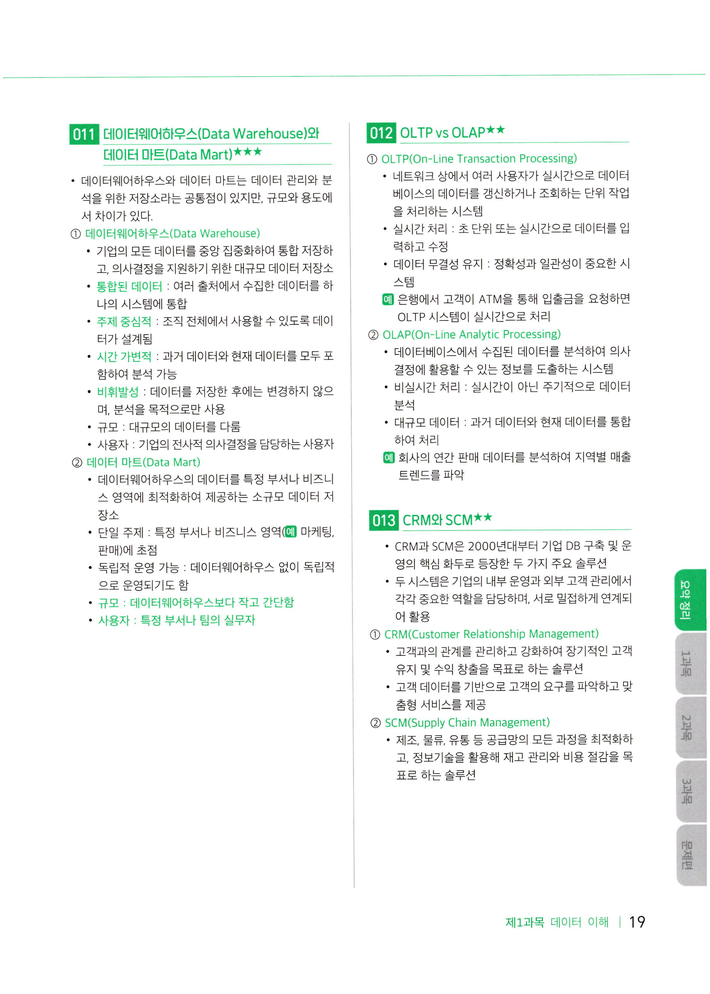
#> input picture k_001/ADsP_김계철_페이지_019.png, 710 x 994 px, shrunk from 2898 x 4060 before the run
$ python -i improved_ocr.py   (imports and definitions only)
#> lines starting #> are read from the running program, lines starting #| are printed output that depends on the picture; after the words box and inside, x2 and y2 are one past the last pixel; in counts of white or black regions, pixels touching at a corner belong together
import os
import cv2
import numpy as np
from PIL import Image
import pytesseract

# Tesseract 경로 설정
pytesseract.pytesseract.tesseract_cmd = r'C:\Program Files\Tesseract-OCR\tesseract.exe'

def preprocess_image(image_path):
    """이미지 전처리를 수행합니다."""
#> called with image_path = 'k_001/ADsP_김계철_페이지_019.png'
    try:
        # OpenCV로 이미지 읽기
        image = cv2.imread(image_path)
#> image is the input picture: shape (994, 710, 3); mean B, G, R 244.7, 246.2, 243.7

        # 그레이스케일 변환
        gray = cv2.cvtColor(image, cv2.COLOR_BGR2GRAY)
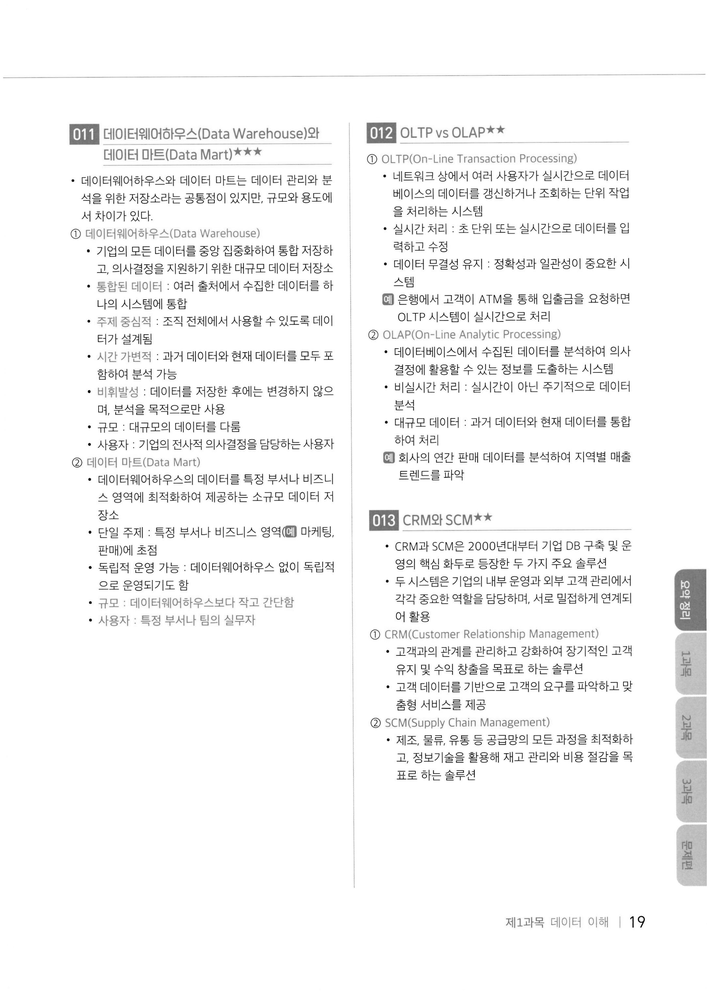
#> gray: shape (994, 710); min 0, max 255, mean 245.3

        # 노이즈 제거
        denoised = cv2.fastNlMeansDenoising(gray)

        # 이진화
        _, binary = cv2.threshold(denoised, 0, 255, cv2.THRESH_BINARY + cv2.THRESH_OTSU)
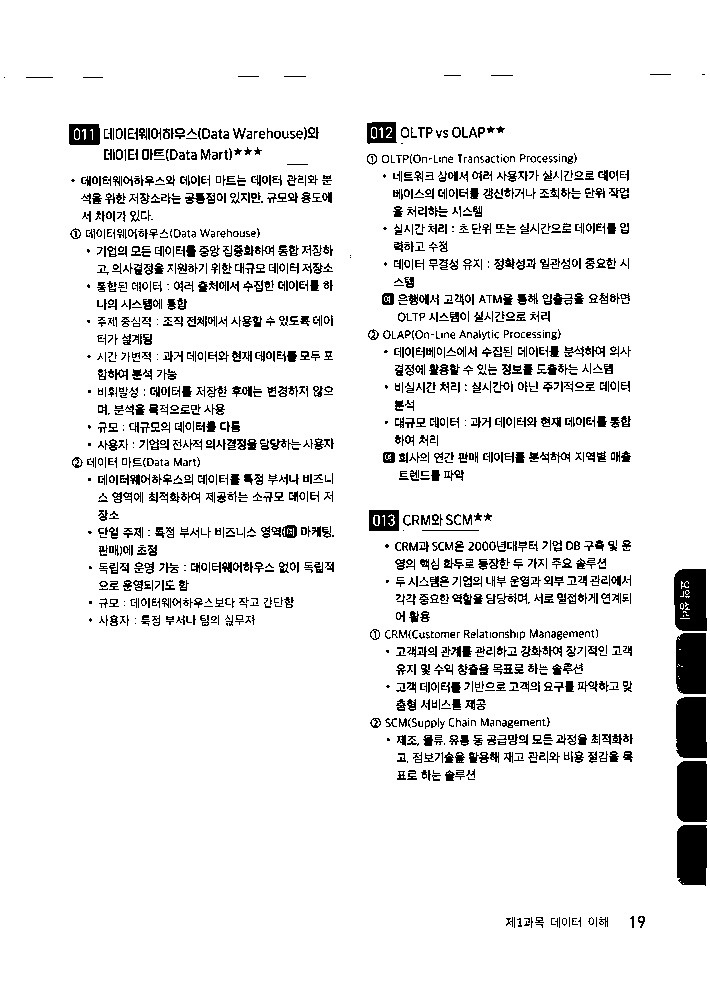
#> binary: shape (994, 710); 92% white; 1655 black regions (714 under 20 px), largest, box (x1, y1, x2, y2) and area: (674, 569, 707, 631) 1820, (676, 697, 707, 758) 1796, (677, 761, 707, 822) 1793

        # 모폴로지 연산으로 텍스트 선명화
        kernel = np.ones((1, 1), np.uint8)
        processed = cv2.morphologyEx(binary, cv2.MORPH_CLOSE, kernel)

        return processed
    except Exception as e:
        print(f"이미지 전처리 오류: {e}")
        return None

def extract_text_with_preprocessing(image_path):
    """전처리된 이미지에서 텍스트를 추출합니다."""
    try:
        # 이미지 전처리
        processed_image = preprocess_image(image_path)

        if processed_image is None:
            # 전처리 실패시 원본 이미지 사용
            image = Image.open(image_path)
            text = pytesseract.image_to_string(image, lang='kor+eng', config='--psm 6')
        else:
            # 전처리된 이미지로 OCR 수행
            text = pytesseract.image_to_string(processed_image, lang='kor+eng', config='--psm 6')

        return text
    except Exception as e:
        return f"오류 발생: {str(e)}"

def process_all_pages_improved():
    """개선된 OCR로 16-72페이지의 모든 이미지를 처리합니다."""
    folder_path = "ADsP_Y/ADsP_Y"
    all_text = ""

    for page_num in range(16, 73):  # 16부터 72까지
        page_str = f"{page_num:03d}"
        image_path = os.path.join(folder_path, f"ADsP_윤종식_페이지_{page_str}.png")

        print(f"처리 중: 페이지 {page_num}")

        if os.path.exists(image_path):
            text = extract_text_with_preprocessing(image_path)
            all_text += f"\n\n{'='*60}\n"
            all_text += f"페이지 {page_num}\n"
            all_text += f"{'='*60}\n\n"
            all_text += text
            print(f"페이지 {page_num} 완료 - 텍스트 길이: {len(text)}")
        else:
            print(f"파일이 존재하지 않음: {image_path}")

    return all_text

# [16 lines not run here, left out]

>>> result = preprocess_image('k_001/ADsP_김계철_페이지_019.png')

$ run again, on k_001/ADsP_김계철_페이지_024.png
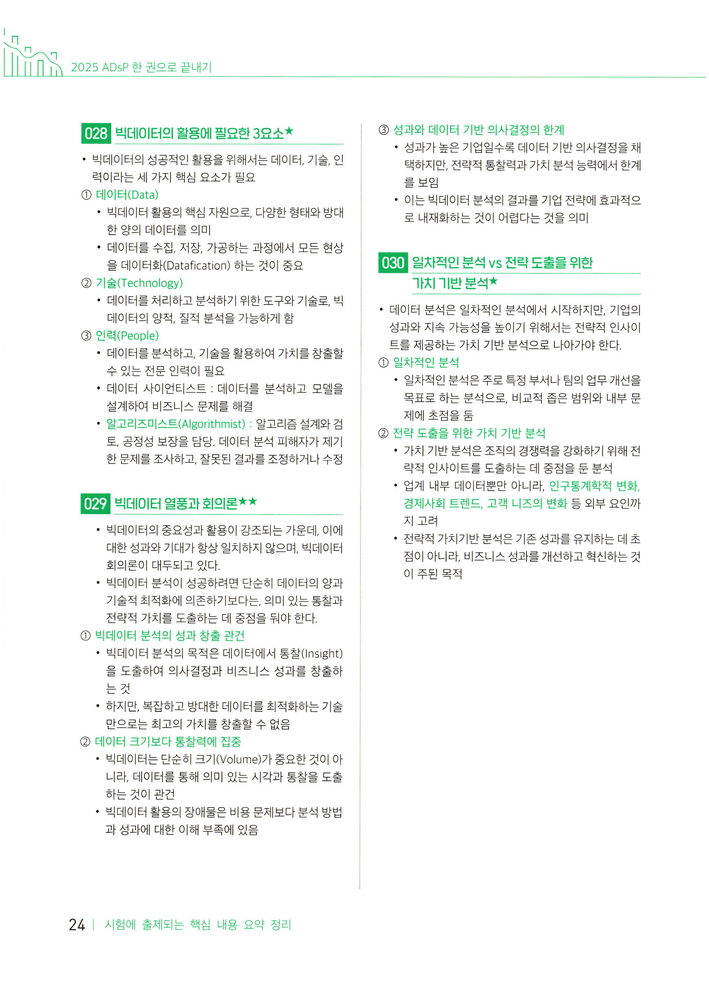
#> input picture k_001/ADsP_김계철_페이지_024.png, 709 x 995 px, shrunk from 2893 x 4058 before the run
#> in preprocess_image, image is the input picture: shape (995, 709, 3); mean B, G, R 245.2, 246.7, 244.6
#> in preprocess_image, `gray = cv2.cvtColor(image, cv2.COLOR_BGR2GRAY)`:
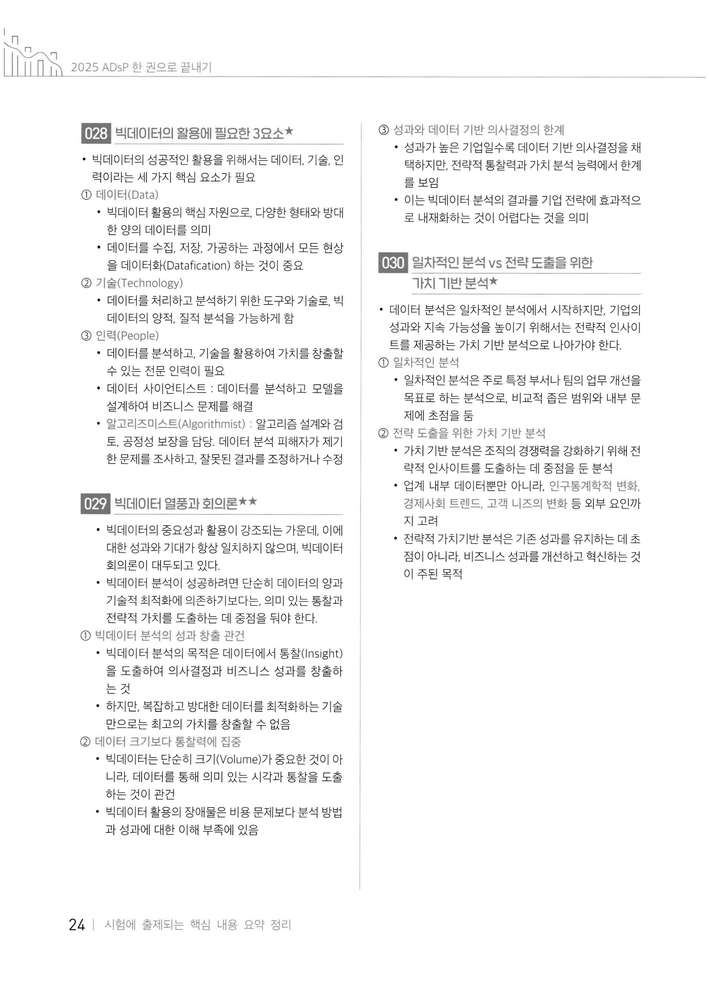
#> gray: shape (995, 709); min 0, max 255, mean 245.9
#> in preprocess_image, `_, binary = cv2.threshold(denoised, 0, 255, cv2.THRESH_BINARY + cv2.TH..`:
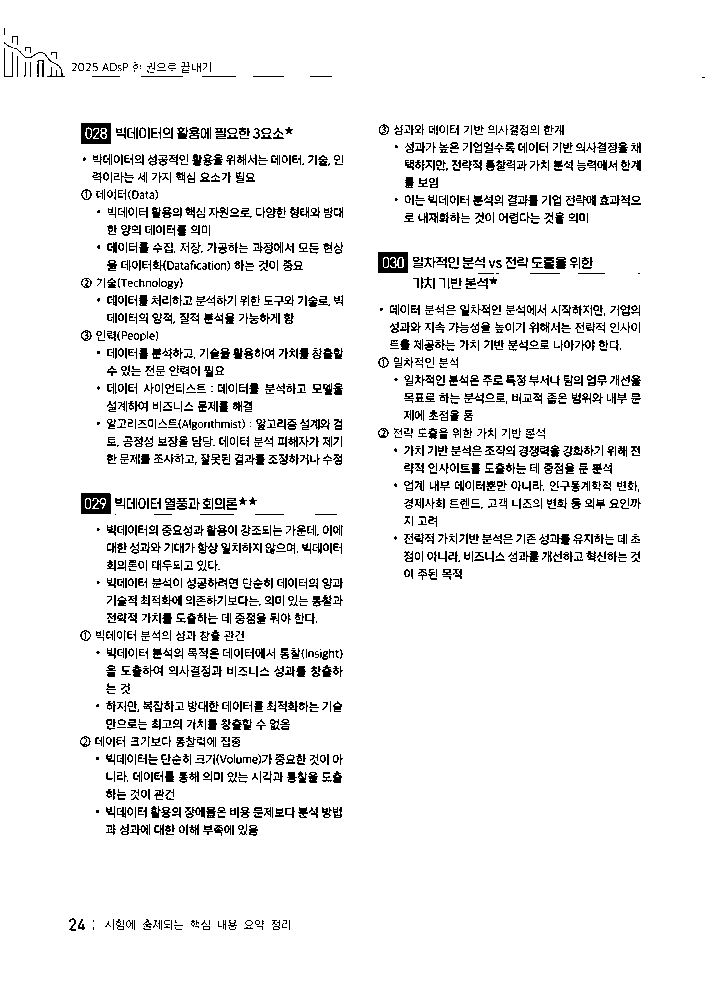
#> binary: shape (995, 709); 92.8% white; black in thin lines or dots, all inside (x1, y1, x2, y2) = (4, 28, 705, 931)

$ run again, on k_001/ADsP_김계철_페이지_027.png
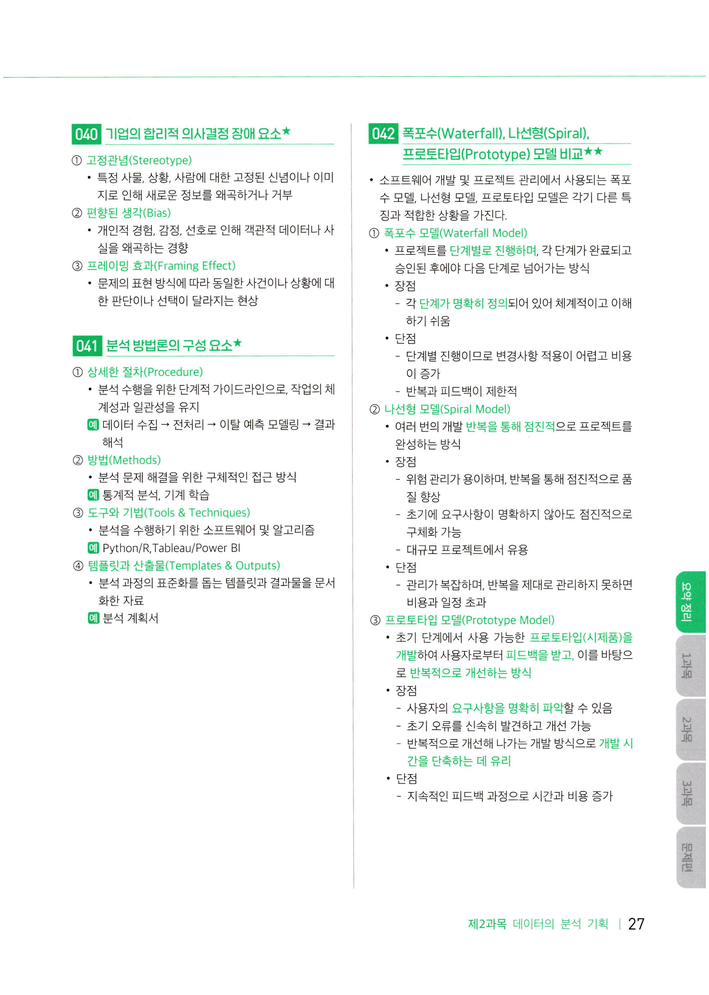
#> input picture k_001/ADsP_김계철_페이지_027.png, 709 x 995 px, shrunk from 2893 x 4061 before the run
#> in preprocess_image, image is the input picture: shape (995, 709, 3); mean B, G, R 245.7, 247.5, 244.3
#> in preprocess_image, `gray = cv2.cvtColor(image, cv2.COLOR_BGR2GRAY)`:
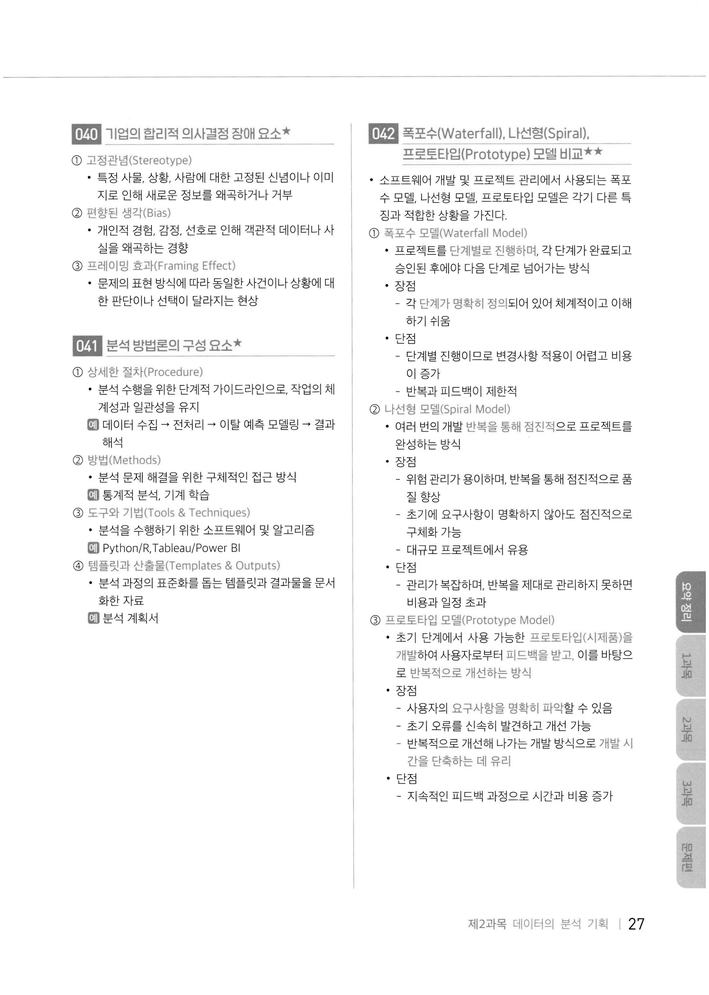
#> gray: shape (995, 709); min 0, max 255, mean 246.3
#> in preprocess_image, `_, binary = cv2.threshold(denoised, 0, 255, cv2.THRESH_BINARY + cv2.TH..`:
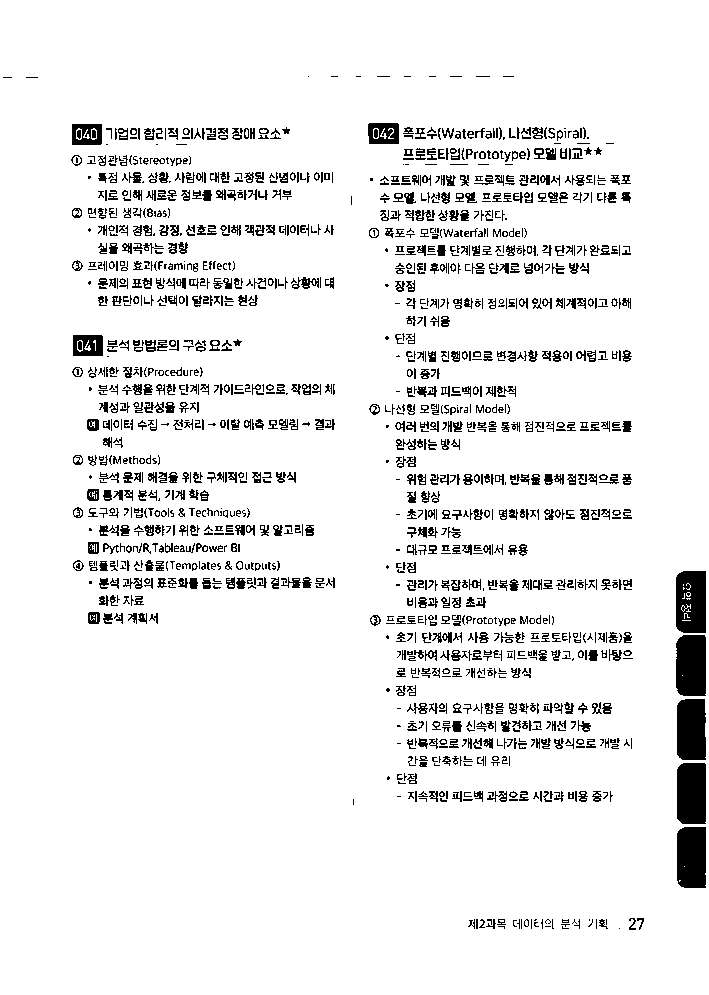
#> binary: shape (995, 709); 92.6% white; 1465 black regions (619 under 20 px), largest, box (x1, y1, x2, y2) and area: (676, 635, 706, 696) 1770, (677, 763, 706, 824) 1735, (677, 827, 706, 888) 1724

$ run again, on k_001/ADsP_김계철_페이지_028.png
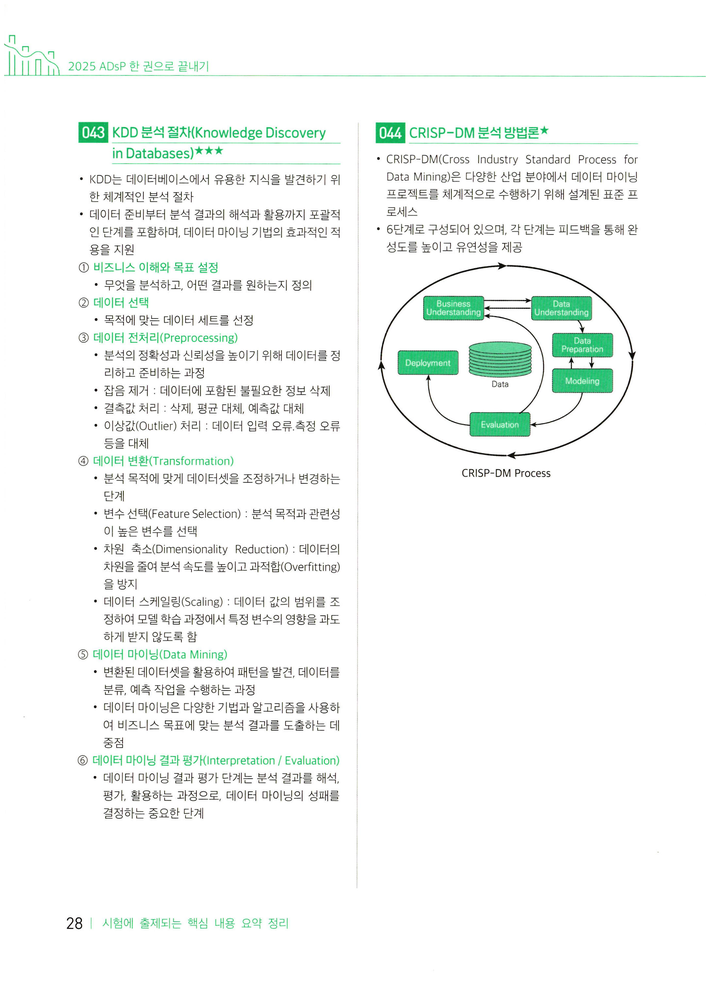
#> input picture k_001/ADsP_김계철_페이지_028.png, 709 x 995 px, shrunk from 2893 x 4061 before the run
#> in preprocess_image, image is the input picture: shape (995, 709, 3); mean B, G, R 245.5, 247.5, 244.2
#> in preprocess_image, `gray = cv2.cvtColor(image, cv2.COLOR_BGR2GRAY)`:
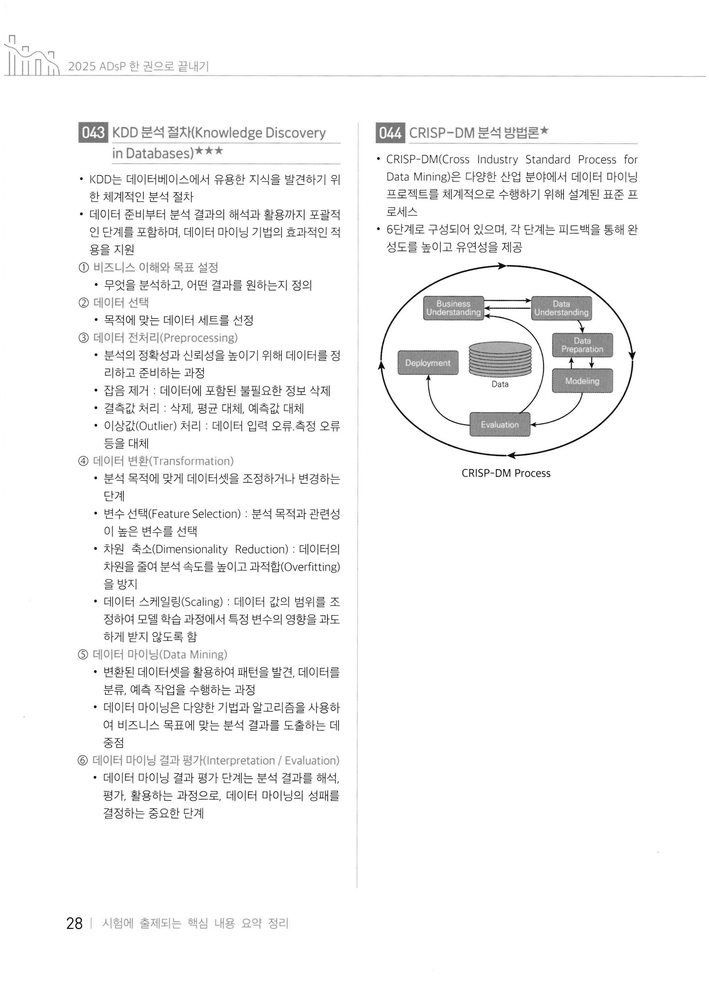
#> gray: shape (995, 709); min 0, max 255, mean 246.3
#> in preprocess_image, `_, binary = cv2.threshold(denoised, 0, 255, cv2.THRESH_BINARY + cv2.TH..`:
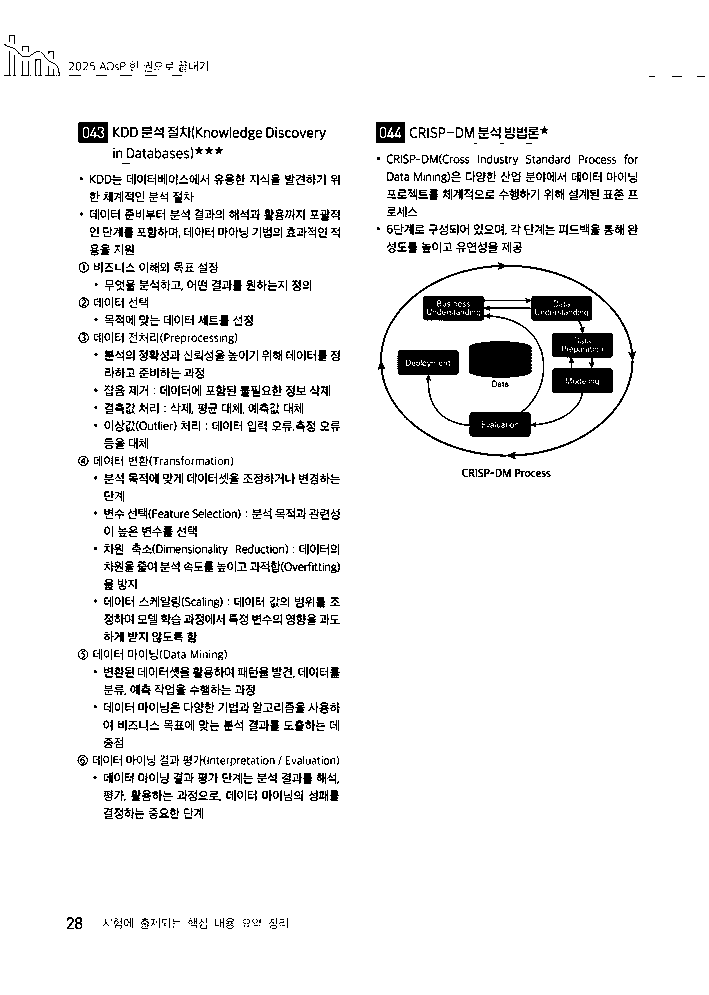
#> binary: shape (995, 709); 93.3% white; 1420 black regions (735 under 20 px), largest, box (x1, y1, x2, y2) and area: (397, 296, 613, 437) 9353, (469, 341, 532, 378) 2135, (378, 262, 636, 459) 1479
